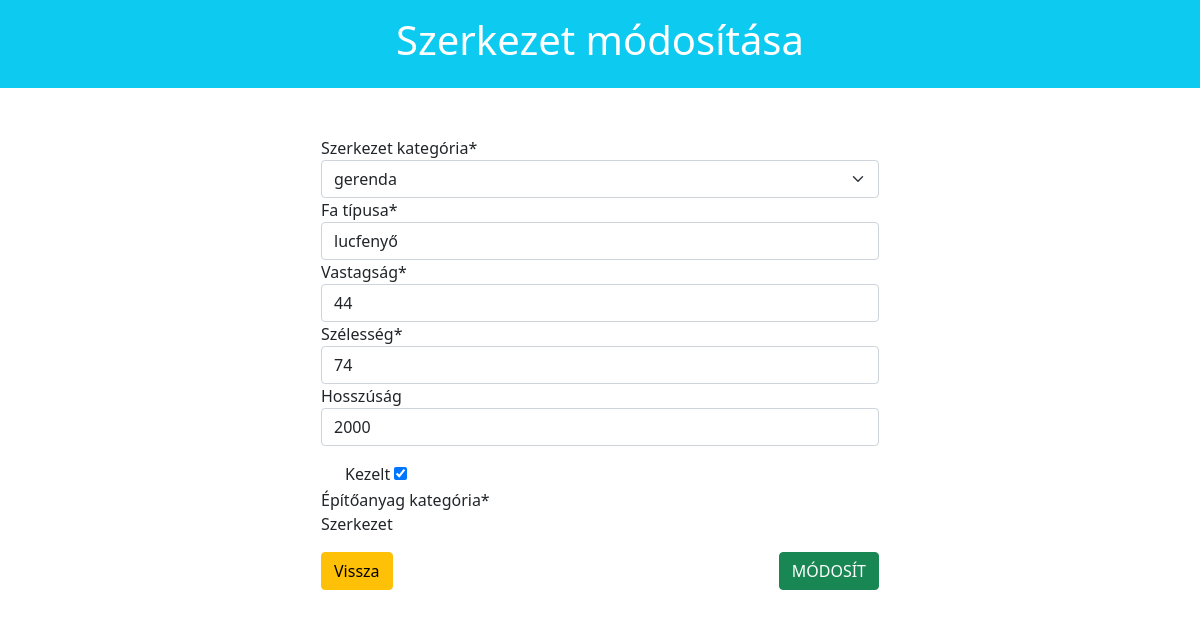
Page /Login/app/index.php?controller=structure&action=edit&structureID=1 (signed in) on the committed database.
### tables this page shows
CREATE TABLE `structure` (
  `structureID` int(11) NOT NULL,
  `structureCategoryID` int(11) NOT NULL,
  `wood` varchar(100) NOT NULL,
  `thickness` varchar(45) NOT NULL,
  `width` varchar(45) NOT NULL,
  `length` varchar(45) NOT NULL,
  `treatment` tinyint(1) NOT NULL,
  `materialID` int(11) NOT NULL
);

### Login/app/controller/StructureController.php (called while the page is built, shortened)
<?php
require_once('model\StructureDao.php');
require_once('model\StructureCategoryDao.php');
class StructureController {
    public function load($view, $data=[]){
        extract($data);
        include("view/structure/{$view}.php");
        return $data;
    }
    public function loadStructureToEdit(int $structureID){
        $structureDaoObj = new StructureDao();
        $structureData = $structureDaoObj->getStructureById($structureID);
        $structureCategoryDaoObj = new StructureCategoryDao();
        $structureCategories = $structureCategoryDaoObj->getAllStructureCategory();
        return $this->load('edit',[
            'structure' =>$structureData,
            'structureCategories' => $structureCategories,
        ]);
    }
}
?>

### Login/app/model/StructureDao.php (called while the page is built, shortened)
<?php
    class StructureDao {
        public function getStructureById(int $structureID){
            $dbObj = new Db();
            $conn = $dbObj->getConnection();
            $statement = $conn->prepare("SELECT * FROM structure WHERE structureID = :structureID;");
            $statement ->setFetchMode(\PDO::FETCH_OBJ);
            $statement->execute([
                ':structureID'=>$structureID,
            ]);
            return $statement->fetch();
        }
    }
    ?>

### Login/app/model/StructureCategoryDao.php (called while the page is built, shortened)
<?php
class StructureCategoryDao {
    public function getAllStructureCategory(){
        $dbObj = new Db();
        $conn = $dbObj->getConnection();
        $statement = $conn->prepare("SELECT * FROM structure_category ORDER BY structureCategoryID");
        $statement->setFetchMode(\PDO::FETCH_OBJ);
        $statement->execute();
        return $statement->fetchAll();
    }
}
?>

### Login/app/view/structure/edit.php (the view, shortened to what this page needs)
<div class="row">
    <div class="jumbotron bg-info text-white pt-3 pb-3">
        <h1 class="display3 text-center">Szerkezet módosítása</h1>
    </div>
</div>
<div class="container mt-5 d-flex justify-content-center">
    <div class="col-sm-6">
        <form action="index.php?controller=structure&action=update&structureID=<?php echo $structure->structureID;?>" method="POST">
            <div class="form-group">
                <label for="structure[structureCategoryID]">Szerkezet kategória*</label>
                <select class="form-select" name="structure[structureCategoryID]" id="structure[structureCategoryID]">
                 <?php
                    foreach ($structureCategories as $structureCategory) {
                     echo "<option value=" . $structureCategory->structureCategoryID . " >  $structureCategory->structureCategoryName </option>";
                     }
                  ?>
                </select>
            </div>
            <div class="form-group">
                <label for="wood">Fa típusa*</label>
                <input type="text" class="form-control" name="structure[wood]" id="wood" value=<?php echo $structure->wood;?> required>
            </div>
            <div class="form-group">
                <label for="thickness">Vastagság*</label>
                <input type="text" class="form-control" name="structure[thickness]" id="thickness" value=<?php echo $structure->thickness;?> required>
            </div>
            <div class="form-group">
                <label for="width">Szélesség*</label>
                <input type="text" class="form-control" name="structure[width]" id="width" value=<?php echo $structure->width;?>  required>
            </div>
            <div class="form-group">
                <label for="length">Hosszúság</label>
                <input type="text" class="form-control" name="structure[length]" id="length" value=<?php echo $structure->length;?> required>
            </div>
            <div class="form-check mt-3">
                <label for="treatment">Kezelt</label>
               <input type="checkbox" name="structure[treatment]" id="treatment" checked>
            </div>
                <div class="form-group">
                <label for="materialID">Építőanyag kategória*</label>
                <p class="form-control-static">Szerkezet</p>
                </div>
             <div class="form-group mt-3 justify-content-between d-flex">
                <a href="javascript:history.go(-1)" class="btn btn-warning">Vissza</a>
                <button type="submit" class="btn btn-success text-white" name="update"> MÓDOSÍT </button>
            </div>
        </form>
    </div>
</div>

### rows in the picture
structure: wood "lucfenyő", thickness "44", width "74", length "2000"

### other values in the picture
form field value "gerenda"
